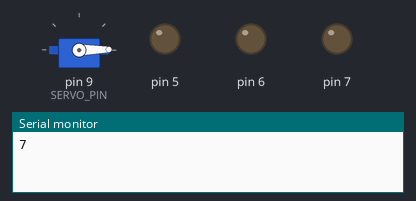
A sketch run on a simulated Arduino Uno, built with avr-gcc and run on an emulated ATmega328P. Parts: servo, output pins drawn as LEDs (lit = HIGH), the last lines printed to the serial monitor. Random numbers use the default seed unless the sketch sets one.

Above: at 0.1 s.
At 4.1 s:
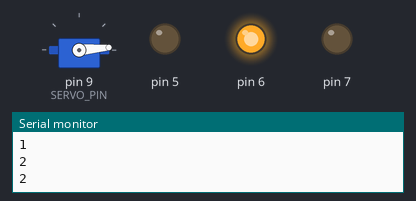
At 9.1 s:
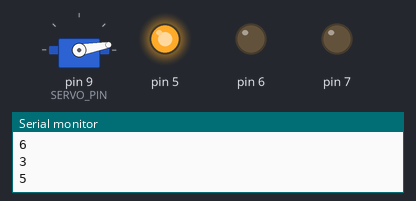
At 19.1 s:
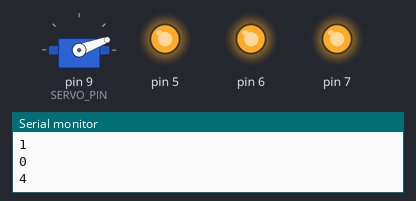
At 29.1 s:
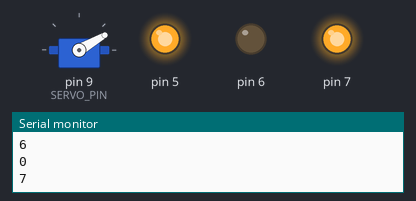
At 39.1 s:
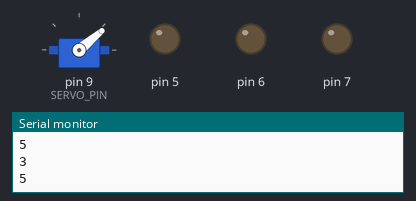
Timing chart, 0 to 40.0 s (numbered marks = the images above):
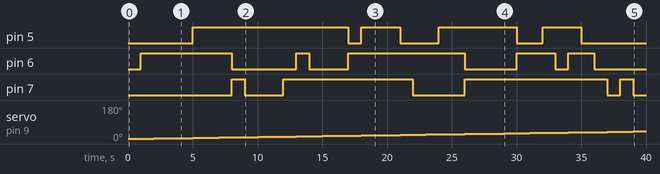

Measured:
- by itself, pin 5: LOW → HIGH at 5.0 s, → LOW 12.0 s later, → HIGH 1.0 s later, → LOW 3.0 s later, … (8 changes in this stretch)
- by itself, pin 6: LOW → HIGH at 1.0 s, → LOW 7.0 s later, → HIGH 5.0 s later, → LOW 1.0 s later, … (10 changes in this stretch)
- by itself, pin 7: LOW → HIGH at 8.0 s, → LOW 1.0 s later, → HIGH 3.0 s later, → LOW 10.0 s later, … (8 changes in this stretch)
- by itself, servo on pin 9 (SERVO_PIN): moves from 1° to 40° over 38.0 s

The sketch:

test.ino
```cpp
#include <Servo.h>

#define SERVO_PIN 9
  int i = 0;
  int delta = 1;
Servo gServo;
 int k;
void setup()
{
  pinMode(5,OUTPUT);
   pinMode(6,OUTPUT);
    pinMode(7,OUTPUT);

    gServo.attach(SERVO_PIN);
    Serial.begin(9600);
}

void loop()
{

      k = random(0,8);
      k = k%8;
      Serial.println(k);
        switch(k){
          case 0:

           digitalWrite(5,HIGH);
           break;
        case 1:
          digitalWrite(5,LOW);
           case 2:
           digitalWrite(6,HIGH);
           break;
        case 3:
          digitalWrite(6,LOW);
           case 4:
           digitalWrite(7,HIGH);
           break;
        case 5:
          digitalWrite(7,LOW);

      }
      i+=delta;
      gServo.write(i);
      delay(1000);
      if(i ==180 || i ==0){
        delta = - delta;
    }

}
```
